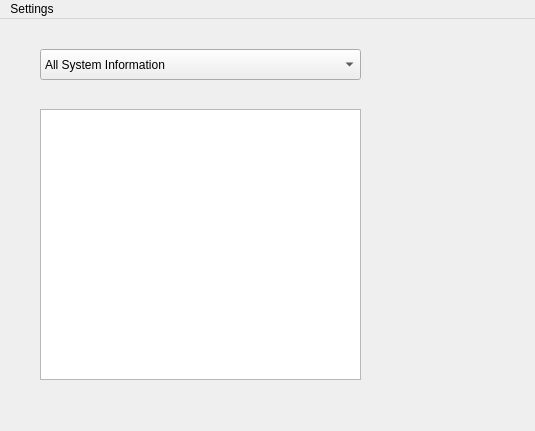
<?xml version="1.0" encoding="UTF-8"?>
<ui version="4.0">
 <class>Client</class>
 <widget class="QMainWindow" name="Client">
  <property name="geometry">
   <rect>
    <x>0</x>
    <y>0</y>
    <width>535</width>
    <height>431</height>
   </rect>
  </property>
  <property name="maximumSize">
   <size>
    <width>535</width>
    <height>431</height>
   </size>
  </property>
  <property name="font">
   <font>
    <pointsize>9</pointsize>
   </font>
  </property>
  <property name="windowTitle">
   <string>Client</string>
  </property>
  <property name="windowIcon">
   <iconset>
    <normaloff>main_icon.png</normaloff>main_icon.png</iconset>
  </property>
  <widget class="QWidget" name="centralWidget">
   <widget class="QComboBox" name="comboBox">
    <property name="geometry">
     <rect>
      <x>40</x>
      <y>30</y>
      <width>321</width>
      <height>31</height>
     </rect>
    </property>
    <item>
     <property name="text">
      <string>All System Information</string>
     </property>
    </item>
    <item>
     <property name="text">
      <string>Hard Disk Information</string>
     </property>
    </item>
    <item>
     <property name="text">
      <string>CPU Informatiion</string>
     </property>
    </item>
    <item>
     <property name="text">
      <string>RAM Information</string>
     </property>
    </item>
    <item>
     <property name="text">
      <string>Network Information</string>
     </property>
    </item>
    <item>
     <property name="text">
      <string>Process Information</string>
     </property>
    </item>
   </widget>
   <widget class="QLabel" name="label">
    <property name="geometry">
     <rect>
      <x>400</x>
      <y>40</y>
      <width>100</width>
      <height>100</height>
     </rect>
    </property>
    <property name="text">
     <string/>
    </property>
    <property name="pixmap">
     <pixmap>/home/illya/Client/hardware-57-1105855.webp</pixmap>
    </property>
    <property name="scaledContents">
     <bool>true</bool>
    </property>
   </widget>
   <widget class="QTextEdit" name="textEdit">
    <property name="enabled">
     <bool>true</bool>
    </property>
    <property name="geometry">
     <rect>
      <x>40</x>
      <y>90</y>
      <width>321</width>
      <height>271</height>
     </rect>
    </property>
    <property name="font">
     <font>
      <pointsize>9</pointsize>
     </font>
    </property>
    <property name="autoFillBackground">
     <bool>false</bool>
    </property>
    <property name="readOnly">
     <bool>true</bool>
    </property>
   </widget>
   <widget class="QTableWidget" name="tableWidget">
    <property name="geometry">
     <rect>
      <x>40</x>
      <y>90</y>
      <width>321</width>
      <height>271</height>
     </rect>
    </property>
   </widget>
   <zorder>comboBox</zorder>
   <zorder>textEdit</zorder>
   <zorder>tableWidget</zorder>
   <zorder>label</zorder>
  </widget>
  <widget class="QMenuBar" name="menuBar">
   <property name="geometry">
    <rect>
     <x>0</x>
     <y>0</y>
     <width>535</width>
     <height>20</height>
    </rect>
   </property>
   <widget class="QMenu" name="menuSettings">
    <property name="title">
     <string>Settings</string>
    </property>
    <addaction name="actionChange_settings"/>
   </widget>
   <addaction name="menuSettings"/>
  </widget>
  <action name="actionChange_settings">
   <property name="checkable">
    <bool>false</bool>
   </property>
   <property name="text">
    <string>Change settings</string>
   </property>
  </action>
 </widget>
 <layoutdefault spacing="6" margin="11"/>
 <resources/>
 <connections/>
</ui>
